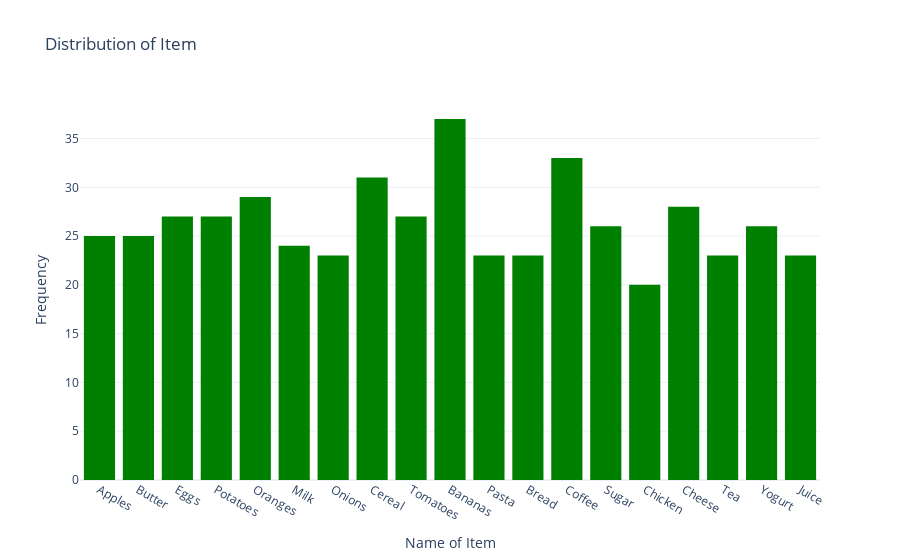

Write notebook code for a chart like this one.
### Markdown cell above
Let's now examine how the items' sales are distributed across the dataset.

### Code cell
# Create a histogram with green bars and show labels to visualize the distribution of items
fig = px.histogram(data, x='Itemname', title='Distribution of Item', color_discrete_sequence=['green'])

# Update layout to add axis labels
fig.update_layout(xaxis_title='Name of Item', yaxis_title='Frequency')

# Show the histogram
fig.show()

### Figure 1 — Plotly figure (JSON) as saved in the notebook; plotly's stock layout.template omitted (floating-point values rounded to 4 significant figures; data arrays with more than 128 entries replaced by an {"elided": "..."} marker saying what was removed)
{"data": [{"alignmentgroup": "True", "bingroup": "x", "hovertemplate": "Itemname=%{x}<br>count=%{y}<extra></extra>", "legendgroup": "", "marker": {"color": "green", "pattern": {"shape": ""}}, "name": "", "offsetgroup": "", "orientation": "v", "showlegend": false, "type": "histogram", "x": {"elided": "500 str values"}, "xaxis": "x", "yaxis": "y"}], "layout": {"autosize": true, "barmode": "relative", "legend": {"tracegroupgap": 0}, "title": {"text": "Distribution of Item"}, "xaxis": {"anchor": "y", "autorange": true, "domain": [0, 1], "range": [-0.5, 18.5], "title": {"text": "Name of Item"}, "type": "category"}, "yaxis": {"anchor": "x", "autorange": true, "domain": [0, 1], "range": [0, 38.95], "title": {"text": "Frequency"}}}}
